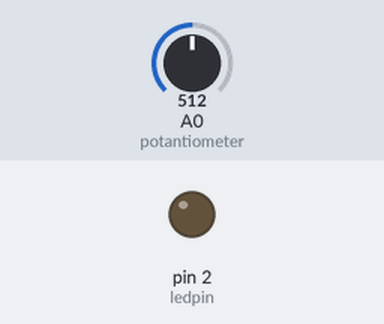
This sketch was run on a simulated Arduino Uno, built with avr-gcc and run on an emulated ATmega328P. On the bench: output pins drawn as LEDs (lit = HIGH). Inputs (shaded band) come from the test bench; at power-on: A0 (potantiometer) = 512. What the sketch prints to the serial monitor is not drawn.

Above: at 1.2 s.
1.3 s: A0 (potantiometer) set to 489
At 2.5 s:
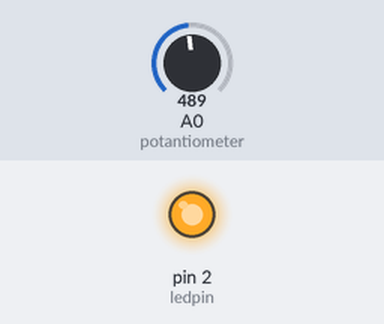
2.8 s: A0 (potantiometer) set to 511
At 3.8 s:
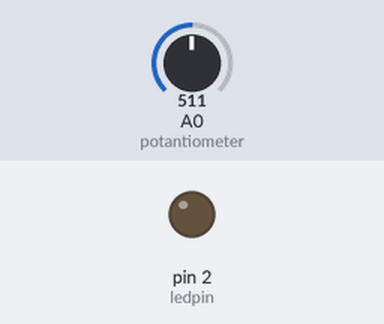
4.3 s: A0 (potantiometer) set to 306
At 4.8 s:
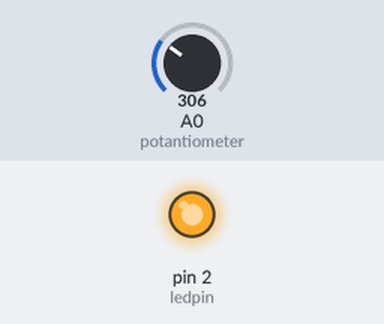
Timing chart, 0 to 7.3 s (numbered marks = the images above; inputs shaded):
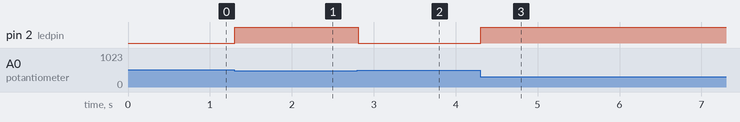

Measured:
- the behaviour switches between 504 and 503 on A0 (potantiometer) (found by bisection; images 0 and 1)
- after the input at 1.3 s, pin 2 (ledpin): LOW → HIGH at once
- after the input at 2.8 s, pin 2 (ledpin): HIGH → LOW at once
- after the input at 4.3 s, pin 2 (ledpin): LOW → HIGH at once

The sketch:

7_LedBeltwithPotantiometer.ino
```cpp
#define  ledpin 2
#define  ledpin2 7
#define  potantiometer A0


void setup() {
pinMode(potantiometer,INPUT);
pinMode(ledpin,OUTPUT);
Serial.begin(9600);


}

void loop() {
int potvalue=analogRead(potantiometer)/4;
Serial.println(potvalue);
if(potvalue<=125)
{
  digitalWrite(ledpin,1);
digitalWrite(ledpin2,0);

}


if(potvalue>125)
{

  digitalWrite(ledpin,0);
  digitalWrite(ledpin2,1);
}
}
```
